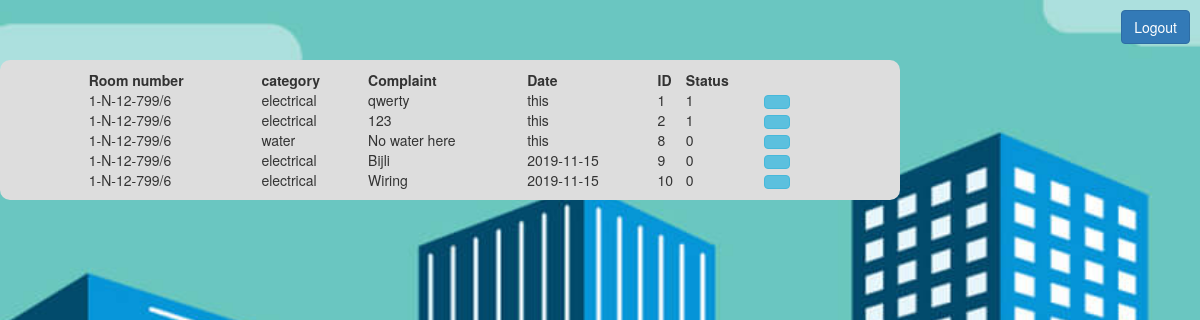
The page /secretaryViewComplaint on the database its author committed.
### tables this page shows
CREATE TABLE "complaint" (
	"user_id"	TEXT,
	"category"	TEXT,
	"content"	TEXT,
	"date"	TEXT,
	"id"	INTEGER PRIMARY KEY AUTOINCREMENT,
	"status"	INTEGER DEFAULT 0
);

### script.py (the view)
@app.route('/secretaryViewComplaint')
def secretaryViewComplaint():
	conn = sqlite3.connect('data/data.db')
	cursor = conn.cursor()
	cursor.execute("Select * from complaint")
	rows = cursor.fetchall();
	return render_template('secretaryViewComplaint.html', rows=rows)

### script.py (called while the page is built)
@app.before_request
def before_request():
	g.user = None
	if 'user' in session:
		g.user = session['user']

### templates/secretaryViewComplaint.html (shortened to what this page needs)
<!DOCTYPE html>
<html>
<head>
	<link rel="stylesheet" type="text/css" href="{{ url_for('static', filename='bootstrap.css') }}">
	<link rel="stylesheet" type="text/css" href="{{ url_for('static', filename='myStyles.css') }}">
	<link rel="stylesheet" href="https://maxcdn.bootstrapcdn.com/bootstrap/3.4.0/css/bootstrap.min.css">
</head>
<body class="bgSet">
	<a href="/logout" style="float: right; margin: 10px"><button class="btn btn-primary">Logout</button></a>
	<br>
  <br><br>
  <div class="container-fluid">
		<div class="row">
      <div class="col-md-9">
        <div class="row roundCorner" style="background-color: var(--lightGrey); padding: 10px">
          <div class="col">
						<center>
							<table width="85%" align="center;" style="margin: 0px auto;">
                <tr>
                  <td><strong>Room number</strong></td>
                  <td><strong>category</strong></td>
                  <td><strong>Complaint</strong></td>
                  <td><strong>Date</strong></td>
                  <td><strong>ID</strong></td>
                  <td><strong>Status</strong></td>
                </tr>
                {% for row in rows %}
                <tr>
                  <td>{{row[0]}}</td>
                  <td>{{row[1]}}</td>
                  <td>{{row[2]}}</td>
                  <td>{{row[3]}}</td>
                  <td>{{row[4]}}</td>
                  <td>{{row[5]}}</td>
                  <td><button class="btn btn-info" id={{row[4]}} onclick='javascript: editStatus({{row[4]}})'></button></td>
                </tr>
                {% endfor %}
              </table>
            </center>
          </div>
        </div>
      </div>
    </div>
  </div>
</body>
</html>

### static/myStyles.css (style rules this page uses)
:root { --lightGrey: #DDDDDD; --maroon: #800000; --deepGreenLight: #00902080; --deepBlueLight: #00008080; --orangeLight: #FFA000A0; --pinkLight: #F4BFBEC0; --redLight: #FF000090; --lightRed: #FF3333; --lightBlue: #ADD8E6F0; --lightGreen: #90EE90F0; }
.bgSet { background-image: url('/static/images/buildings.jpg'); background-repeat: no-repeat; background-size: cover; background-attachment: fixed; }
.roundCorner { border-radius: 10px; }

### rows shown on the page
complaint: user "1-N-12-799/6", category "electrical", content "qwerty", date "this", id "1", status "1"
complaint: user "1-N-12-799/6", category "electrical", content "123", date "this", id "2", status "1"
complaint: user "1-N-12-799/6", category "water", content "No water here", date "this", id "8", status "0"
complaint: user "1-N-12-799/6", category "electrical", content "Bijli", date "2019-11-15", id "9", status "0"
complaint: user "1-N-12-799/6", category "electrical", content "Wiring", date "2019-11-15", id "10", status "0"
